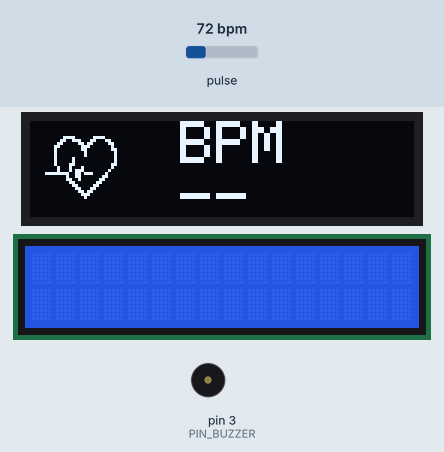
Recording of a sketch running on a simulated Arduino Uno, built with avr-gcc and run on an emulated ATmega328P. Shown: 128×32 one-colour display, 16×2 character LCD, buzzer (waves = sounding). The test bench sets the inputs (shaded band); at power-on: pulse 72 bpm. The display library's start-up logo is not drawn; what the sketch prints to the serial monitor is not drawn.

Above: at 3.3 s.
At 4.3 s:
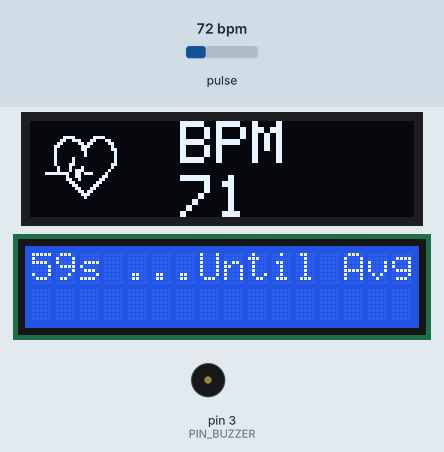
4.4 s: pulse set to 130 bpm
At 4.58 s:
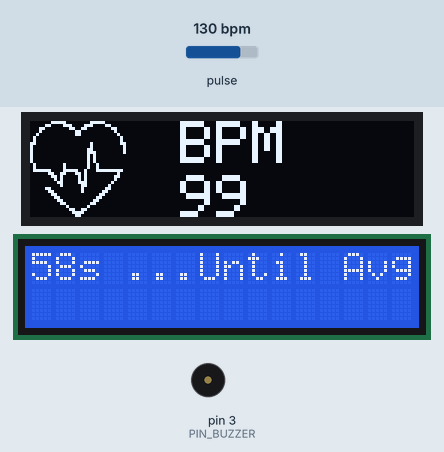
6.5 s: pulse set to 42 bpm
At 8.3 s:
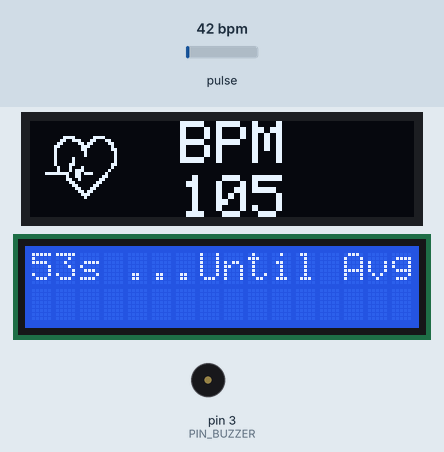
9.3 s: pulse set to 100 bpm
At 41.9 s:
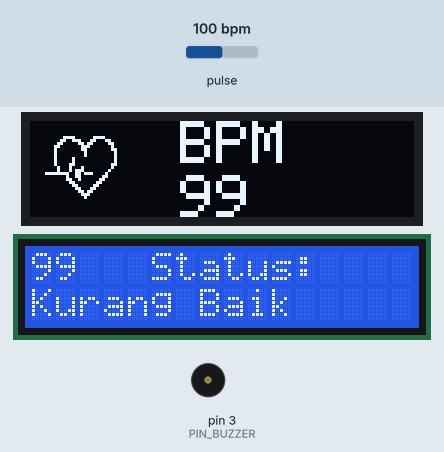
Timing chart, 0 to 42.4 s (numbered marks = the images above; inputs shaded):
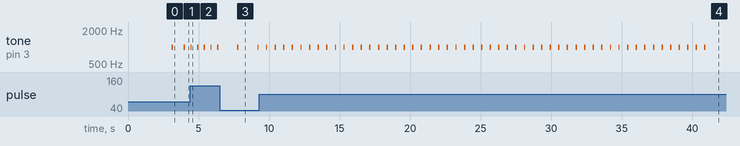

Measured:
- after the input at 4.4 s, tone on pin 3 (PIN_BUZZER): alternates 1000 Hz for 0.10 s and silent for 0.37 s, starting at once
- after the input at 6.5 s, tone on pin 3 (PIN_BUZZER): alternates 1000 Hz for 0.10 s and silent for 1.3 s, starting after 1.3 s
- after the input at 9.3 s, tone on pin 3 (PIN_BUZZER): alternates 1000 Hz for 0.10 s and silent for 0.51 s, 104 changes in all, then stays silent, starting after 0.49 s
- by itself, tone on pin 3 (PIN_BUZZER): alternates 1000 Hz for 0.10 s and silent for 0.74 s
- what the display in image 0 shows lasts 0.8 s, from 3.2 s to 4.0 s
- what the display in image 3 shows lasts 1.3 s, from 7.9 s to 9.2 s

The sketch:

detak_jantung.ino
```cpp
/*
  Alat Pendeteksi Detak Jantung - Mata kuliah Mikrokontroler (Kelompok 2)
  Board : Arduino Uno
  Input : sensor MAX30102/MAX30105 (I2C)
  Output: OLED SSD1306 128x32 (BPM), LCD I2C 16x2 (hitung mundur & status), buzzer (pin 3)

  Library yang dibutuhkan (Library Manager): Adafruit GFX Library, Adafruit SSD1306,
  "SparkFun MAX3010x Pulse and Proximity Sensor Library", LiquidCrystal I2C.
  Alat ini proyek belajar, BUKAN alat medis.
*/

#include <Adafruit_GFX.h>
#include <Adafruit_SSD1306.h>
#include <Wire.h>
#include "MAX30105.h"
#include "heartRate.h"
#include <LiquidCrystal_I2C.h>
#include "logika_bpm.h"

// ---------- Pengaturan ----------
const byte          PIN_BUZZER     = 3;
const long          AMBANG_JARI    = 7000;  // nilai IR di atas ini = jari menempel
const unsigned long LAMA_KEDIP     = 100;   // ms, ikon detak & bunyi buzzer
const unsigned long JEDA_OLED      = 100;   // ms, OLED digambar ulang paling cepat tiap ini
const unsigned long LAMA_HASIL     = 2000;  // ms, hasil rata-rata ditampilkan di LCD

#define SCREEN_WIDTH  128
#define SCREEN_HEIGHT 32
#define OLED_RESET    -1

Adafruit_SSD1306 display(SCREEN_WIDTH, SCREEN_HEIGHT, &Wire, OLED_RESET);
LiquidCrystal_I2C lcd(0x27, 16, 2);
MAX30105 particleSensor;

static const unsigned char PROGMEM Logo1[] =
{ 0x03, 0xC0, 0xF0, 0x06, 0x71, 0x8C, 0x0C, 0x1B, 0x06, 0x18, 0x0E,  0x02, 0x10, 0x0C, 0x03, 0x10,
0x04, 0x01, 0x10, 0x04, 0x01, 0x10, 0x40,  0x01, 0x10, 0x40, 0x01, 0x10, 0xC0, 0x03, 0x08, 0x88,
0x02, 0x08, 0xB8, 0x04,  0xFF, 0x37, 0x08, 0x01, 0x30, 0x18, 0x01, 0x90, 0x30, 0x00, 0xC0, 0x60,
0x00,  0x60, 0xC0, 0x00, 0x31, 0x80, 0x00, 0x1B, 0x00, 0x00, 0x0E, 0x00, 0x00, 0x04, 0x00,  };

static const unsigned char PROGMEM Logo2[] =
{ 0x01, 0xF0, 0x0F,  0x80, 0x06, 0x1C, 0x38, 0x60, 0x18, 0x06, 0x60, 0x18, 0x10, 0x01, 0x80, 0x08,
0x20,  0x01, 0x80, 0x04, 0x40, 0x00, 0x00, 0x02, 0x40, 0x00, 0x00, 0x02, 0xC0, 0x00, 0x08,  0x03,
0x80, 0x00, 0x08, 0x01, 0x80, 0x00, 0x18, 0x01, 0x80, 0x00, 0x1C, 0x01,  0x80, 0x00, 0x14, 0x00,
0x80, 0x00, 0x14, 0x00, 0x80, 0x00, 0x14, 0x00, 0x40,  0x10, 0x12, 0x00, 0x40, 0x10, 0x12, 0x00,
0x7E, 0x1F, 0x23, 0xFE, 0x03, 0x31,  0xA0, 0x04, 0x01, 0xA0, 0xA0, 0x0C, 0x00, 0xA0, 0xA0, 0x08,
0x00, 0x60, 0xE0,  0x10, 0x00, 0x20, 0x60, 0x20, 0x06, 0x00, 0x40, 0x60, 0x03, 0x00, 0x40, 0xC0,
0x01,  0x80, 0x01, 0x80, 0x00, 0xC0, 0x03, 0x00, 0x00, 0x60, 0x06, 0x00, 0x00, 0x30, 0x0C,  0x00,
0x00, 0x08, 0x10, 0x00, 0x00, 0x06, 0x60, 0x00, 0x00, 0x03, 0xC0, 0x00,  0x00, 0x01, 0x80, 0x00  };

// ---------- Status ----------
bpm::SesiUkur     sesi;
bpm::RataBergerak rataOled;
unsigned long     detakTerakhir = 0;   // 0 = belum ada detak sebelumnya
unsigned long     kedipSampai   = 0;
unsigned long     oledTerakhir  = 0;
bool              jariAda       = true;   // true agar pesan "Letakkan Jari" tampil saat alat baru menyala

void gambarOled(bool kedip) {
  display.clearDisplay();
  if (kedip) display.drawBitmap(0, 0, Logo2, 32, 32, WHITE);
  else       display.drawBitmap(5, 5, Logo1, 24, 21, WHITE);
  display.setTextSize(2);
  display.setTextColor(WHITE);
  display.setCursor(50, 0);
  display.println("BPM");
  display.setCursor(50, 18);
  if (rataOled.terisi == 0) display.println("--");
  else                      display.println(rataOled.rata2());
  display.display();
}

void gambarTanpaJari() {
  display.clearDisplay();
  display.setTextSize(1);
  display.setTextColor(WHITE);
  display.setCursor(30, 5);
  display.println("Letakkan Jari");
  display.setCursor(30, 15);
  display.println("Anda Di Sensor");
  display.setCursor(30, 25);
  display.println("Kelompok 2");
  display.display();
}

void tampilHitungMundur() {
  char baris[17];
  snprintf(baris, sizeof(baris), "%2ds ...Until Avg", sesi.sisa());
  lcd.clear();
  lcd.setCursor(0, 0);
  lcd.print(baris);
}

void tampilHasil() {
  int rata2 = sesi.rata2();
  lcd.clear();
  lcd.setCursor(0, 0);
  lcd.print(rata2);
  lcd.setCursor(5, 0);
  lcd.print("Status: ");
  lcd.setCursor(0, 1);
  lcd.print(bpm::status(rata2));
  delay(LAMA_HASIL);
}

void mulaiSesiBaru() {
  sesi.reset();
  rataOled.reset();
  detakTerakhir = 0;   // detak berikutnya hanya jadi patokan waktu, tidak dihitung
}

void setup() {
  Serial.begin(9600);
  pinMode(PIN_BUZZER, OUTPUT);
  display.begin(SSD1306_SWITCHCAPVCC, 0x3C);
  display.display();
  delay(3000);
  particleSensor.begin(Wire, I2C_SPEED_FAST);
  particleSensor.setup();
  particleSensor.setPulseAmplitudeRed(0x0A);
  lcd.init();
  lcd.backlight();
}

void loop() {
  long irValue = particleSensor.getIR();

  // --- Tidak ada jari: reset sesi agar data pengguna lama tidak tercampur ---
  if (irValue < AMBANG_JARI) {
    if (jariAda) {
      jariAda = false;
      mulaiSesiBaru();
      noTone(PIN_BUZZER);
      lcd.clear();
      gambarTanpaJari();
    }
    return;
  }

  if (!jariAda) {
    jariAda = true;
    mulaiSesiBaru();
  }

  // --- Deteksi detak: dipanggil di setiap putaran agar tidak ada detak terlewat ---
  if (checkForBeat(irValue)) {
    unsigned long sekarang = millis();
    tone(PIN_BUZZER, 1000, LAMA_KEDIP);     // non-blocking
    kedipSampai = sekarang + LAMA_KEDIP;

    if (detakTerakhir != 0) {
      float nilaiBpm = 60.0f / ((sekarang - detakTerakhir) / 1000.0f);
      if (bpm::valid(nilaiBpm)) {
        Serial.println(nilaiBpm);
        rataOled.tambah(nilaiBpm);
        bool penuh = sesi.tambah(nilaiBpm);
        if (penuh) {
          tampilHasil();
          mulaiSesiBaru();
          return;
        }
        tampilHitungMundur();
      }
    }
    detakTerakhir = sekarang;
  }

  // --- OLED digambar ulang berkala (bukan di setiap putaran) ---
  if (millis() - oledTerakhir >= JEDA_OLED) {
    oledTerakhir = millis();
    gambarOled(millis() < kedipSampai);
  }
}
```

logika_bpm.h
```cpp
// Logika murni perhitungan detak jantung (tanpa library Arduino),
// sehingga bisa diuji di komputer dengan g++ (lihat folder tests/).
#ifndef LOGIKA_BPM_H
#define LOGIKA_BPM_H

namespace bpm {

const int   JUMLAH_DETAK_SESI = 60;     // jumlah detak valid untuk satu hasil rata-rata
const int   JENDELA_RATA      = 4;      // rata-rata bergerak untuk angka BPM di OLED
const float BPM_MIN           = 20.0f;  // di luar rentang ini dianggap derau
const float BPM_MAX           = 255.0f;

inline bool valid(float nilai) { return nilai > BPM_MIN && nilai < BPM_MAX; }

// Kriteria denyut istirahat LAKI-LAKI usia 18-25 (Tabel I pada proposal).
// Panjang teks <= 16 karakter agar muat di satu baris LCD 16x2.
inline const char* status(int rata2) {
  if (rata2 < 49)   return "Di Bawah Normal";
  if (rata2 <= 55)  return "Sangat Baik++";
  if (rata2 <= 61)  return "Sangat Baik";
  if (rata2 <= 85)  return "Baik";
  if (rata2 <= 89)  return "Cukup++";
  if (rata2 <= 93)  return "Cukup";
  if (rata2 <= 101) return "Kurang Baik";
  return "Buruk";
}

// Rata-rata bergerak dari beberapa BPM terakhir (untuk tampilan OLED).
struct RataBergerak {
  int data[JENDELA_RATA];
  int terisi;
  int posisi;
  RataBergerak() { reset(); }
  void reset() { terisi = 0; posisi = 0; }
  void tambah(float nilai) {
    data[posisi] = (int)(nilai + 0.5f);
    posisi = (posisi + 1) % JENDELA_RATA;
    if (terisi < JENDELA_RATA) terisi++;
  }
  int rata2() const {
    if (terisi == 0) return 0;
    long jumlah = 0;
    for (int i = 0; i < terisi; i++) jumlah += data[i];
    return (int)(jumlah / terisi);
  }
};

// Satu sesi pengukuran: mengumpulkan JUMLAH_DETAK_SESI detak valid.
struct SesiUkur {
  int   jumlah;
  float total;
  SesiUkur() { reset(); }
  void reset() { jumlah = 0; total = 0.0f; }
  // true jika sesi sudah penuh setelah detak ini ditambahkan
  bool tambah(float nilai) {
    jumlah++;
    total += nilai;
    return jumlah >= JUMLAH_DETAK_SESI;
  }
  int sisa() const { return JUMLAH_DETAK_SESI - jumlah; }
  int rata2() const { return jumlah == 0 ? 0 : (int)(total / jumlah + 0.5f); }
};

}  // namespace bpm

#endif
```
